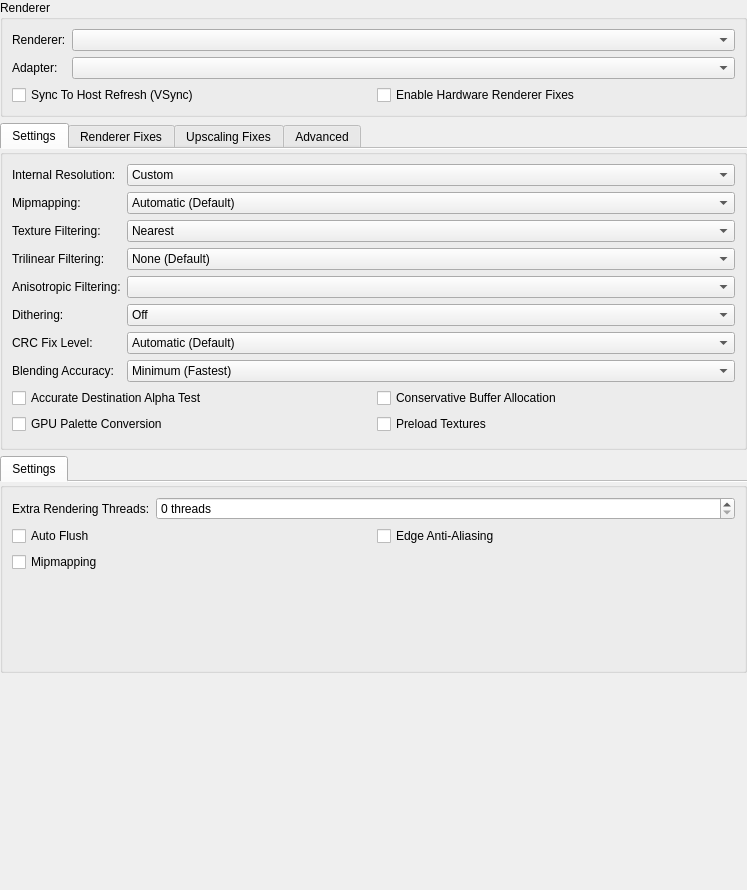
<?xml version="1.0" encoding="UTF-8"?>
<ui version="4.0">
 <class>GraphicsSettingsWidget</class>
 <widget class="QWidget" name="GraphicsSettingsWidget">
  <property name="geometry">
   <rect>
    <x>0</x>
    <y>0</y>
    <width>747</width>
    <height>890</height>
   </rect>
  </property>
  <property name="windowTitle">
   <string>Form</string>
  </property>
  <layout class="QVBoxLayout" name="verticalLayout">
   <property name="leftMargin">
    <number>0</number>
   </property>
   <property name="topMargin">
    <number>0</number>
   </property>
   <property name="rightMargin">
    <number>0</number>
   </property>
   <property name="bottomMargin">
    <number>0</number>
   </property>
   <item>
    <widget class="QGroupBox" name="groupBox_3">
     <property name="title">
      <string>Renderer</string>
     </property>
     <layout class="QFormLayout" name="formLayout">
      <item row="0" column="0">
       <widget class="QLabel" name="label_4">
        <property name="text">
         <string>Renderer:</string>
        </property>
       </widget>
      </item>
      <item row="0" column="1">
       <widget class="QComboBox" name="renderer"/>
      </item>
      <item row="1" column="0">
       <widget class="QLabel" name="label_3">
        <property name="text">
         <string>Adapter:</string>
        </property>
       </widget>
      </item>
      <item row="1" column="1">
       <widget class="QComboBox" name="adapter"/>
      </item>
      <item row="2" column="0" colspan="2">
       <layout class="QGridLayout" name="basicCheckboxGridLayout1">
        <item row="0" column="0">
         <widget class="QCheckBox" name="vsync">
          <property name="text">
           <string>Sync To Host Refresh (VSync)</string>
          </property>
         </widget>
        </item>
        <item row="0" column="1">
         <widget class="QCheckBox" name="enableHWFixes">
          <property name="text">
           <string>Enable Hardware Renderer Fixes</string>
          </property>
         </widget>
        </item>
       </layout>
      </item>
     </layout>
    </widget>
   </item>
   <item>
    <widget class="QTabWidget" name="hardwareRendererGroup">
     <property name="currentIndex">
      <number>0</number>
     </property>
     <property name="documentMode">
      <bool>true</bool>
     </property>
     <widget class="QGroupBox" name="hardwareRendererSettings">
      <attribute name="title">
       <string>Settings</string>
      </attribute>
      <layout class="QFormLayout" name="formLayout_4">
       <item row="0" column="0">
        <widget class="QLabel" name="label">
         <property name="text">
          <string>Internal Resolution:</string>
         </property>
        </widget>
       </item>
       <item row="0" column="1">
        <widget class="QComboBox" name="upscaleMultiplier">
         <item>
          <property name="text">
           <string>Custom</string>
          </property>
         </item>
         <item>
          <property name="text">
           <string>Native (PS2)</string>
          </property>
         </item>
         <item>
          <property name="text">
           <string>2x Native (~720p)</string>
          </property>
         </item>
         <item>
          <property name="text">
           <string>3x Native (~1080p)</string>
          </property>
         </item>
         <item>
          <property name="text">
           <string>4x Native (~1440p/2K)</string>
          </property>
         </item>
         <item>
          <property name="text">
           <string>5x Native (~1620p)</string>
          </property>
         </item>
         <item>
          <property name="text">
           <string>6x Native (~2160p/4K)</string>
          </property>
         </item>
         <item>
          <property name="text">
           <string>7x Native (~2520p)</string>
          </property>
         </item>
         <item>
          <property name="text">
           <string>8x Native (~2280p)</string>
          </property>
         </item>
        </widget>
       </item>
       <item row="1" column="0">
        <widget class="QLabel" name="label_6">
         <property name="text">
          <string>Mipmapping:</string>
         </property>
        </widget>
       </item>
       <item row="1" column="1">
        <widget class="QComboBox" name="mipmapping">
         <item>
          <property name="text">
           <string>Automatic (Default)</string>
          </property>
         </item>
         <item>
          <property name="text">
           <string>Off</string>
          </property>
         </item>
         <item>
          <property name="text">
           <string>Basic (Generated Mipmaps)</string>
          </property>
         </item>
         <item>
          <property name="text">
           <string>Full (PS2 Mipmaps)</string>
          </property>
         </item>
        </widget>
       </item>
       <item row="2" column="0">
        <widget class="QLabel" name="label_13">
         <property name="text">
          <string>Texture Filtering:</string>
         </property>
        </widget>
       </item>
       <item row="2" column="1">
        <widget class="QComboBox" name="textureFiltering">
         <item>
          <property name="text">
           <string>Nearest</string>
          </property>
         </item>
         <item>
          <property name="text">
           <string>Bilinear (Forced)</string>
          </property>
         </item>
         <item>
          <property name="text">
           <string>Bilinear (PS2)</string>
          </property>
         </item>
         <item>
          <property name="text">
           <string>Bilinear (Forced excluding sprite)</string>
          </property>
         </item>
        </widget>
       </item>
       <item row="3" column="0">
        <widget class="QLabel" name="label_11">
         <property name="text">
          <string>Trilinear Filtering:</string>
         </property>
        </widget>
       </item>
       <item row="3" column="1">
        <widget class="QComboBox" name="trilinearFiltering">
         <item>
          <property name="text">
           <string>None (Default)</string>
          </property>
         </item>
         <item>
          <property name="text">
           <string>Trilinear (PS2)</string>
          </property>
         </item>
         <item>
          <property name="text">
           <string>Trilinear (Forced)</string>
          </property>
         </item>
        </widget>
       </item>
       <item row="4" column="0">
        <widget class="QLabel" name="label_5">
         <property name="text">
          <string>Anisotropic Filtering:</string>
         </property>
        </widget>
       </item>
       <item row="4" column="1">
        <widget class="QComboBox" name="anisotropicFiltering"/>
       </item>
       <item row="5" column="0">
        <widget class="QLabel" name="label_2">
         <property name="text">
          <string>Dithering:</string>
         </property>
        </widget>
       </item>
       <item row="5" column="1">
        <widget class="QComboBox" name="dithering">
         <item>
          <property name="text">
           <string>Off</string>
          </property>
         </item>
         <item>
          <property name="text">
           <string>Scaled</string>
          </property>
         </item>
         <item>
          <property name="text">
           <string>Unscaled (Default)</string>
          </property>
         </item>
        </widget>
       </item>
       <item row="6" column="0">
        <widget class="QLabel" name="label_7">
         <property name="text">
          <string>CRC Fix Level:</string>
         </property>
        </widget>
       </item>
       <item row="6" column="1">
        <widget class="QComboBox" name="crcFixLevel">
         <item>
          <property name="text">
           <string>Automatic (Default)</string>
          </property>
         </item>
         <item>
          <property name="text">
           <string>None (Debug)</string>
          </property>
         </item>
         <item>
          <property name="text">
           <string>Minimum (Debug)</string>
          </property>
         </item>
         <item>
          <property name="text">
           <string>Partial (OpenGL)</string>
          </property>
         </item>
         <item>
          <property name="text">
           <string>Full (Direct3D)</string>
          </property>
         </item>
         <item>
          <property name="text">
           <string>Aggressive</string>
          </property>
         </item>
        </widget>
       </item>
       <item row="7" column="0">
        <widget class="QLabel" name="label_8">
         <property name="text">
          <string>Blending Accuracy:</string>
         </property>
        </widget>
       </item>
       <item row="7" column="1">
        <widget class="QComboBox" name="blending">
         <item>
          <property name="text">
           <string>Minimum (Fastest)</string>
          </property>
         </item>
         <item>
          <property name="text">
           <string>Basic (Recommended)</string>
          </property>
         </item>
         <item>
          <property name="text">
           <string>Medium</string>
          </property>
         </item>
         <item>
          <property name="text">
           <string>High</string>
          </property>
         </item>
         <item>
          <property name="text">
           <string>Full (Very Slow)</string>
          </property>
         </item>
         <item>
          <property name="text">
           <string>Ultra (Ultra Slow)</string>
          </property>
         </item>
        </widget>
       </item>
       <item row="8" column="0" colspan="2">
        <layout class="QGridLayout" name="basicCheckboxGridLayout">
         <item row="0" column="0">
          <widget class="QCheckBox" name="accurateDATE">
           <property name="text">
            <string>Accurate Destination Alpha Test</string>
           </property>
          </widget>
         </item>
         <item row="0" column="1">
          <widget class="QCheckBox" name="conservativeBufferAllocation">
           <property name="text">
            <string>Conservative Buffer Allocation</string>
           </property>
          </widget>
         </item>
         <item row="1" column="0">
          <widget class="QCheckBox" name="gpuPaletteConversion">
           <property name="text">
            <string>GPU Palette Conversion</string>
           </property>
          </widget>
         </item>
         <item row="1" column="1">
          <widget class="QCheckBox" name="preloadTexture">
           <property name="text">
            <string>Preload Textures</string>
           </property>
          </widget>
         </item>
        </layout>
       </item>
      </layout>
     </widget>
     <widget class="QGroupBox" name="hardwareRendererRendererHacks">
      <attribute name="title">
       <string>Renderer Fixes</string>
      </attribute>
      <layout class="QFormLayout" name="formLayout_2">
       <item row="0" column="0">
        <widget class="QLabel" name="label_10">
         <property name="text">
          <string>Half Screen Fix:</string>
         </property>
        </widget>
       </item>
       <item row="0" column="1">
        <widget class="QComboBox" name="halfScreenFix">
         <item>
          <property name="text">
           <string>Automatic (Default)</string>
          </property>
         </item>
         <item>
          <property name="text">
           <string>Force Disabled</string>
          </property>
         </item>
         <item>
          <property name="text">
           <string>Force Enabled</string>
          </property>
         </item>
        </widget>
       </item>
       <item row="1" column="0">
        <widget class="QLabel" name="label_12">
         <property name="text">
          <string>Skipdraw Range:</string>
         </property>
        </widget>
       </item>
       <item row="1" column="1">
        <layout class="QHBoxLayout" name="horizontalLayout">
         <item>
          <widget class="QSpinBox" name="skipDrawRangeStart"/>
         </item>
         <item>
          <widget class="QSpinBox" name="skipDrawRangeCount"/>
         </item>
        </layout>
       </item>
       <item row="2" column="0" colspan="2">
        <layout class="QGridLayout" name="gridLayout">
         <item row="0" column="0">
          <widget class="QCheckBox" name="hwAutoFlush">
           <property name="text">
            <string>Auto Flush</string>
           </property>
          </widget>
         </item>
         <item row="0" column="1">
          <widget class="QCheckBox" name="frameBufferConversion">
           <property name="text">
            <string>Frame Buffer Conversion</string>
           </property>
          </widget>
         </item>
         <item row="1" column="0">
          <widget class="QCheckBox" name="disableDepthEmulation">
           <property name="text">
            <string>Disable Depth Emulation</string>
           </property>
          </widget>
         </item>
         <item row="1" column="1">
          <widget class="QCheckBox" name="memoryWrapping">
           <property name="text">
            <string>Memory Wrapping</string>
           </property>
          </widget>
         </item>
         <item row="2" column="0">
          <widget class="QCheckBox" name="disableSafeFeatures">
           <property name="text">
            <string>Disable Safe Features</string>
           </property>
          </widget>
         </item>
         <item row="2" column="1">
          <widget class="QCheckBox" name="preloadFrameData">
           <property name="text">
            <string>Preload Frame Data</string>
           </property>
          </widget>
         </item>
         <item row="3" column="0">
          <widget class="QCheckBox" name="fastTextureInvalidation">
           <property name="text">
            <string>Fast Texture Invalidation</string>
           </property>
          </widget>
         </item>
        </layout>
       </item>
      </layout>
     </widget>
     <widget class="QGroupBox" name="hardwareUpscalingHacks">
      <attribute name="title">
       <string>Upscaling Fixes</string>
      </attribute>
      <layout class="QFormLayout" name="formLayout_5">
       <item row="0" column="0">
        <widget class="QLabel" name="label_14">
         <property name="text">
          <string>Half Pixel Offset:</string>
         </property>
        </widget>
       </item>
       <item row="0" column="1">
        <widget class="QComboBox" name="halfPixelOffset">
         <item>
          <property name="text">
           <string>Off (Default)</string>
          </property>
         </item>
         <item>
          <property name="text">
           <string>Normal (Vertex)</string>
          </property>
         </item>
         <item>
          <property name="text">
           <string>Special (Texture)</string>
          </property>
         </item>
         <item>
          <property name="text">
           <string>Special (Texture - Aggressive)</string>
          </property>
         </item>
        </widget>
       </item>
       <item row="1" column="0">
        <widget class="QLabel" name="label_15">
         <property name="text">
          <string>Round Sprite:</string>
         </property>
        </widget>
       </item>
       <item row="1" column="1">
        <widget class="QComboBox" name="roundSprite">
         <item>
          <property name="text">
           <string>Off (Default</string>
          </property>
         </item>
         <item>
          <property name="text">
           <string>Half</string>
          </property>
         </item>
         <item>
          <property name="text">
           <string>Full</string>
          </property>
         </item>
        </widget>
       </item>
       <item row="2" column="0">
        <widget class="QLabel" name="label_16">
         <property name="text">
          <string>Texture Offsets:</string>
         </property>
        </widget>
       </item>
       <item row="2" column="1">
        <layout class="QHBoxLayout" name="horizontalLayout_2" stretch="0,1,0,1">
         <item>
          <widget class="QLabel" name="label_17">
           <property name="text">
            <string>X:</string>
           </property>
          </widget>
         </item>
         <item>
          <widget class="QSpinBox" name="textureOffsetX"/>
         </item>
         <item>
          <widget class="QLabel" name="label_18">
           <property name="text">
            <string>Y:</string>
           </property>
          </widget>
         </item>
         <item>
          <widget class="QSpinBox" name="textureOffsetY"/>
         </item>
        </layout>
       </item>
       <item row="3" column="0" colspan="2">
        <layout class="QGridLayout" name="gridLayout_3">
         <item row="0" column="1">
          <widget class="QCheckBox" name="mergeSprite">
           <property name="text">
            <string>Merge Sprite</string>
           </property>
          </widget>
         </item>
         <item row="0" column="0">
          <widget class="QCheckBox" name="alignSprite">
           <property name="text">
            <string>Align Sprite</string>
           </property>
          </widget>
         </item>
         <item row="1" column="0">
          <widget class="QCheckBox" name="wildHack">
           <property name="text">
            <string>Wild Arms Hack</string>
           </property>
          </widget>
         </item>
        </layout>
       </item>
      </layout>
     </widget>
     <widget class="QWidget" name="advancedTab">
      <attribute name="title">
       <string>Advanced</string>
      </attribute>
      <layout class="QFormLayout" name="formLayout_6">
       <item row="0" column="0" colspan="2">
        <layout class="QGridLayout" name="gridLayout_4">
         <item row="0" column="0">
          <widget class="QCheckBox" name="useBlitSwapChain">
           <property name="text">
            <string>Use Blit Swap Chain</string>
           </property>
          </widget>
         </item>
         <item row="0" column="1">
          <widget class="QCheckBox" name="useDebugDevice">
           <property name="text">
            <string>Use Debug Device</string>
           </property>
          </widget>
         </item>
         <item row="1" column="0">
          <widget class="QCheckBox" name="skipPresentingDuplicateFrames">
           <property name="text">
            <string>Skip Presenting Duplicate Frames</string>
           </property>
          </widget>
         </item>          
        </layout>
       </item>
      </layout>
     </widget>
    </widget>
   </item>
   <item>
    <widget class="QTabWidget" name="softwareRendererGroup">
     <property name="documentMode">
      <bool>true</bool>
     </property>
     <widget class="QGroupBox" name="softwareRendererSettings">
      <attribute name="title">
       <string>Settings</string>
      </attribute>
      <layout class="QFormLayout" name="formLayout_3">
       <item row="0" column="0">
        <widget class="QLabel" name="label_9">
         <property name="text">
          <string>Extra Rendering Threads:</string>
         </property>
        </widget>
       </item>
       <item row="0" column="1">
        <widget class="QSpinBox" name="extraSWThreads">
         <property name="suffix">
          <string> threads</string>
         </property>
        </widget>
       </item>
       <item row="1" column="0" colspan="2">
        <layout class="QGridLayout" name="gridLayout_2">
         <item row="0" column="0">
          <widget class="QCheckBox" name="swAutoFlush">
           <property name="text">
            <string>Auto Flush</string>
           </property>
          </widget>
         </item>
         <item row="1" column="0">
          <widget class="QCheckBox" name="swMipmap">
           <property name="text">
            <string>Mipmapping</string>
           </property>
          </widget>
         </item>
         <item row="0" column="1">
          <widget class="QCheckBox" name="swAA1">
           <property name="text">
            <string>Edge Anti-Aliasing</string>
           </property>
          </widget>
         </item>
        </layout>
       </item>
      </layout>
     </widget>
    </widget>
   </item>
   <item>
    <spacer name="verticalSpacer">
     <property name="orientation">
      <enum>Qt::Vertical</enum>
     </property>
     <property name="sizeHint" stdset="0">
      <size>
       <width>20</width>
       <height>40</height>
      </size>
     </property>
    </spacer>
   </item>
  </layout>
 </widget>
 <resources/>
 <connections/>
</ui>
